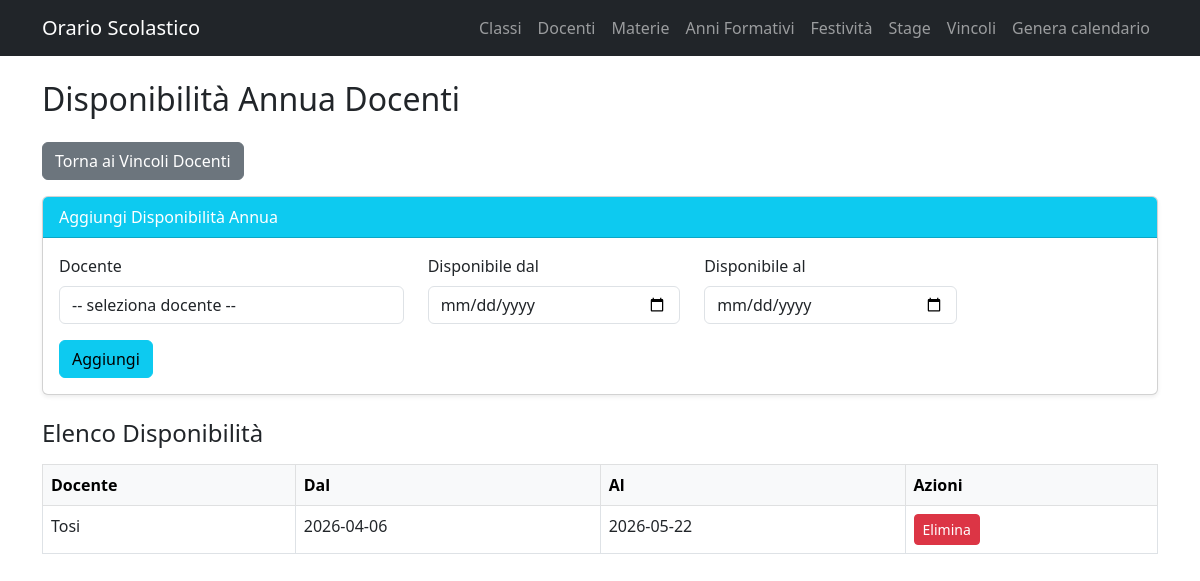
Screenshot of /vincoli/disponibilita_annua with the database file from the repository.
### app/models.py (models this page shows)
class DisponibilitaAnnua(db.Model):
    id = db.Column(db.Integer, primary_key=True)
    docente_id = db.Column(db.Integer, db.ForeignKey("docente.id"), nullable=False)
    data_da = db.Column(db.Date, nullable=False)
    data_a = db.Column(db.Date, nullable=False)
    docente = db.relationship("Docente", backref="disponibilita_annua")

class Docente(db.Model):
    id = db.Column(db.Integer, primary_key=True)
    nome_docente = db.Column(db.String(100), nullable=False)
    insegnamenti = db.relationship("MateriaClasse", backref="docente_rel", cascade="all, delete-orphan")

### app/routes/vincoli.py (the view, shortened to what this page needs)
@vincoli_bp.route("/disponibilita_annua", methods=["GET", "POST"])
def disponibilita_annua():
    docenti = Docente.query.order_by(Docente.nome_docente).all()
    disponibilita = DisponibilitaAnnua.query.order_by(DisponibilitaAnnua.docente_id).all()
    return render_template("disponibilita_annua.html", docenti=docenti, disponibilita=disponibilita)

### app/templates/disponibilita_annua.html (shortened to what this page needs)
{% extends "base.html" %}
{% block content %}
<div class="container mt-4">
    <h2 class="mb-4">Disponibilità Annua Docenti</h2>
    <div class="mb-3">
        <a href="{{ url_for('vincoli.vincoli_docenti') }}" class="btn btn-secondary">
            Torna ai Vincoli Docenti
        </a>
    </div>
    <div class="card shadow-sm mb-4">
        <div class="card-header bg-info text-white">
            Aggiungi Disponibilità Annua
        </div>
        <div class="card-body">
            <form method="POST">
                <div class="row mb-3">
                    <div class="col-md-4">
                        <label class="form-label">Docente</label>
                        <select name="docente_id" class="form-control" required>
                            <option value="" disabled selected>-- seleziona docente --</option>
                        </select>
                    </div>
                    <div class="col-md-3">
                        <label class="form-label">Disponibile dal</label>
                        <input type="date" name="data_da" class="form-control" required>
                    </div>
                    <div class="col-md-3">
                        <label class="form-label">Disponibile al</label>
                        <input type="date" name="data_a" class="form-control" required>
                    </div>
                </div>
                <button class="btn btn-info">Aggiungi</button>
            </form>
        </div>
    </div>
    <h4>Elenco Disponibilità</h4>
    <table class="table table-bordered mt-3">
        <thead class="table-light">
            <tr>
                <th>Docente</th>
                <th>Dal</th>
                <th>Al</th>
                <th>Azioni</th>
            </tr>
        </thead>
        <tbody>
            {% for d in disponibilita %}
            <tr>
                <td>{{ d.docente.nome_docente }}</td>
                <td>{{ d.data_da }}</td>
                <td>{{ d.data_a }}</td>
                <td>
                    <a href="{{ url_for('vincoli.delete_disponibilita_annua', id=d.id) }}"
                       class="btn btn-danger btn-sm">Elimina</a>
                </td>
            </tr>
            {% endfor %}
        </tbody>
    </table>
</div>
{% endblock %}

### rows the page displays
DisponibilitaAnnua: docente.nome_docente "Tosi", data_da "2026-04-06", data_a "2026-05-22"
